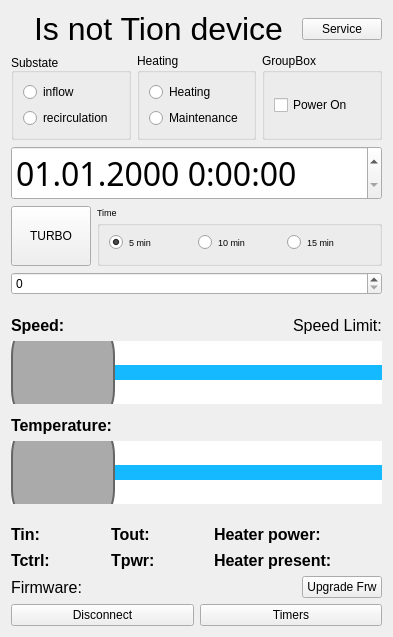
<?xml version="1.0" encoding="UTF-8"?>
<ui version="4.0">
 <class>br4s_mainwindow</class>
 <widget class="QWidget" name="br4s_mainwindow">
  <property name="enabled">
   <bool>true</bool>
  </property>
  <property name="geometry">
   <rect>
    <x>0</x>
    <y>0</y>
    <width>393</width>
    <height>637</height>
   </rect>
  </property>
  <property name="sizePolicy">
   <sizepolicy hsizetype="Expanding" vsizetype="Preferred">
    <horstretch>0</horstretch>
    <verstretch>0</verstretch>
   </sizepolicy>
  </property>
  <property name="minimumSize">
   <size>
    <width>393</width>
    <height>566</height>
   </size>
  </property>
  <property name="maximumSize">
   <size>
    <width>65535</width>
    <height>65535</height>
   </size>
  </property>
  <property name="windowTitle">
   <string>Form</string>
  </property>
  <property name="autoFillBackground">
   <bool>false</bool>
  </property>
  <layout class="QVBoxLayout" name="verticalLayout_5">
   <item>
    <layout class="QHBoxLayout" name="horizontalLayout" stretch="2,1,1,1">
     <item>
      <spacer name="horizontalSpacer">
       <property name="orientation">
        <enum>Qt::Horizontal</enum>
       </property>
       <property name="sizeHint" stdset="0">
        <size>
         <width>128</width>
         <height>20</height>
        </size>
       </property>
      </spacer>
     </item>
     <item>
      <widget class="QLabel" name="status">
       <property name="font">
        <font>
         <pointsize>24</pointsize>
        </font>
       </property>
       <property name="text">
        <string>Is not Tion device</string>
       </property>
      </widget>
     </item>
     <item>
      <spacer name="horizontalSpacer_2">
       <property name="orientation">
        <enum>Qt::Horizontal</enum>
       </property>
       <property name="sizeHint" stdset="0">
        <size>
         <width>17</width>
         <height>20</height>
        </size>
       </property>
      </spacer>
     </item>
     <item>
      <widget class="QPushButton" name="br4s_optButton">
       <property name="text">
        <string>Service</string>
       </property>
      </widget>
     </item>
    </layout>
   </item>
   <item>
    <layout class="QHBoxLayout" name="horizontalLayout_3">
     <item>
      <widget class="QGroupBox" name="SubstateBox">
       <property name="sizePolicy">
        <sizepolicy hsizetype="Preferred" vsizetype="Preferred">
         <horstretch>0</horstretch>
         <verstretch>0</verstretch>
        </sizepolicy>
       </property>
       <property name="title">
        <string>Substate</string>
       </property>
       <property name="alignment">
        <set>Qt::AlignBottom|Qt::AlignLeading|Qt::AlignLeft</set>
       </property>
       <property name="flat">
        <bool>false</bool>
       </property>
       <property name="checkable">
        <bool>false</bool>
       </property>
       <layout class="QVBoxLayout" name="verticalLayout">
        <item>
         <widget class="QRadioButton" name="inflow">
          <property name="sizePolicy">
           <sizepolicy hsizetype="Preferred" vsizetype="Preferred">
            <horstretch>0</horstretch>
            <verstretch>0</verstretch>
           </sizepolicy>
          </property>
          <property name="text">
           <string>inflow</string>
          </property>
          <property name="checked">
           <bool>false</bool>
          </property>
          <property name="autoExclusive">
           <bool>true</bool>
          </property>
         </widget>
        </item>
        <item>
         <widget class="QRadioButton" name="recirculation">
          <property name="text">
           <string>recirculation</string>
          </property>
          <property name="autoExclusive">
           <bool>true</bool>
          </property>
         </widget>
        </item>
       </layout>
      </widget>
     </item>
     <item>
      <widget class="QGroupBox" name="HeaterBox">
       <property name="title">
        <string>Heating</string>
       </property>
       <layout class="QVBoxLayout" name="verticalLayout_2">
        <item>
         <widget class="QRadioButton" name="heating">
          <property name="sizePolicy">
           <sizepolicy hsizetype="Preferred" vsizetype="Preferred">
            <horstretch>0</horstretch>
            <verstretch>0</verstretch>
           </sizepolicy>
          </property>
          <property name="text">
           <string>Heating</string>
          </property>
          <property name="checked">
           <bool>false</bool>
          </property>
          <property name="autoExclusive">
           <bool>true</bool>
          </property>
         </widget>
        </item>
        <item>
         <widget class="QRadioButton" name="maintenance">
          <property name="sizePolicy">
           <sizepolicy hsizetype="Preferred" vsizetype="Preferred">
            <horstretch>0</horstretch>
            <verstretch>0</verstretch>
           </sizepolicy>
          </property>
          <property name="text">
           <string>Maintenance</string>
          </property>
          <property name="autoExclusive">
           <bool>true</bool>
          </property>
         </widget>
        </item>
       </layout>
      </widget>
     </item>
     <item>
      <widget class="QGroupBox" name="groupBox">
       <property name="title">
        <string>GroupBox</string>
       </property>
       <layout class="QVBoxLayout" name="verticalLayout_3">
        <item>
         <widget class="QCheckBox" name="PowerCheckBox">
          <property name="sizePolicy">
           <sizepolicy hsizetype="Preferred" vsizetype="Preferred">
            <horstretch>0</horstretch>
            <verstretch>0</verstretch>
           </sizepolicy>
          </property>
          <property name="text">
           <string>Power On</string>
          </property>
         </widget>
        </item>
       </layout>
      </widget>
     </item>
    </layout>
   </item>
   <item>
    <widget class="QDateTimeEdit" name="dateTimeEdit">
     <property name="font">
      <font>
       <family>Microsoft Himalaya</family>
       <pointsize>24</pointsize>
       <weight>50</weight>
       <bold>false</bold>
      </font>
     </property>
     <property name="displayFormat">
      <string notr="true">dd.MM.yyyy H:mm:ss</string>
     </property>
    </widget>
   </item>
   <item>
    <layout class="QVBoxLayout" name="verticalLayout_4">
     <item>
      <layout class="QHBoxLayout" name="horizontalLayout_5">
       <item>
        <widget class="QPushButton" name="turbo_btn">
         <property name="sizePolicy">
          <sizepolicy hsizetype="Fixed" vsizetype="Fixed">
           <horstretch>0</horstretch>
           <verstretch>0</verstretch>
          </sizepolicy>
         </property>
         <property name="minimumSize">
          <size>
           <width>60</width>
           <height>60</height>
          </size>
         </property>
         <property name="layoutDirection">
          <enum>Qt::LeftToRight</enum>
         </property>
         <property name="text">
          <string>TURBO</string>
         </property>
        </widget>
       </item>
       <item>
        <widget class="QGroupBox" name="turboBox">
         <property name="sizePolicy">
          <sizepolicy hsizetype="Preferred" vsizetype="Preferred">
           <horstretch>0</horstretch>
           <verstretch>0</verstretch>
          </sizepolicy>
         </property>
         <property name="font">
          <font>
           <pointsize>7</pointsize>
          </font>
         </property>
         <property name="title">
          <string>Time</string>
         </property>
         <property name="alignment">
          <set>Qt::AlignLeading|Qt::AlignLeft|Qt::AlignTop</set>
         </property>
         <property name="checkable">
          <bool>false</bool>
         </property>
         <layout class="QGridLayout" name="gridLayout_2">
          <item row="0" column="2">
           <widget class="QRadioButton" name="rdbtn_15_min">
            <property name="text">
             <string>15 min</string>
            </property>
           </widget>
          </item>
          <item row="0" column="1">
           <widget class="QRadioButton" name="rdbtn_10_min">
            <property name="text">
             <string>10 min</string>
            </property>
           </widget>
          </item>
          <item row="0" column="0">
           <widget class="QRadioButton" name="rdbtn_5_min">
            <property name="text">
             <string>5 min</string>
            </property>
            <property name="checked">
             <bool>true</bool>
            </property>
           </widget>
          </item>
         </layout>
        </widget>
       </item>
      </layout>
     </item>
     <item>
      <widget class="QSpinBox" name="TurboTimeSpinBox">
       <property name="maximum">
        <number>86400</number>
       </property>
      </widget>
     </item>
    </layout>
   </item>
   <item>
    <spacer name="verticalSpacer">
     <property name="orientation">
      <enum>Qt::Vertical</enum>
     </property>
     <property name="sizeType">
      <enum>QSizePolicy::Preferred</enum>
     </property>
     <property name="sizeHint" stdset="0">
      <size>
       <width>20</width>
       <height>14</height>
      </size>
     </property>
    </spacer>
   </item>
   <item>
    <layout class="QHBoxLayout" name="horizontalLayout_6">
     <item>
      <widget class="QLabel" name="speedLabel">
       <property name="font">
        <font>
         <pointsize>12</pointsize>
         <weight>75</weight>
         <bold>true</bold>
        </font>
       </property>
       <property name="text">
        <string>Speed:</string>
       </property>
      </widget>
     </item>
     <item>
      <spacer name="horizontalSpacer_7">
       <property name="orientation">
        <enum>Qt::Horizontal</enum>
       </property>
       <property name="sizeHint" stdset="0">
        <size>
         <width>418</width>
         <height>20</height>
        </size>
       </property>
      </spacer>
     </item>
     <item>
      <widget class="QLabel" name="speedLimitLabel">
       <property name="font">
        <font>
         <pointsize>12</pointsize>
        </font>
       </property>
       <property name="text">
        <string>Speed Limit:</string>
       </property>
      </widget>
     </item>
    </layout>
   </item>
   <item>
    <widget class="QSlider" name="speed_slider">
     <property name="sizePolicy">
      <sizepolicy hsizetype="Expanding" vsizetype="Expanding">
       <horstretch>0</horstretch>
       <verstretch>0</verstretch>
      </sizepolicy>
     </property>
     <property name="tabletTracking">
      <bool>true</bool>
     </property>
     <property name="styleSheet">
      <string notr="true">.QSlider {
    min-height: 50px;
    max-height: 300px;
    background: #ffffff;
}

QSlider::groove:horizontal { 
	background-color: #15b9ff;
	border: 0px solid #424242; 
	height: 15px; 
	border-radius: 15px;
}

QSlider::handle:horizontal { 
	background-color: #aaaaaa; 
	border: 2px solid #666666; 
	width: 100px; 
	height: 150px; 
	line-height: 10px; 
	margin-top: -60px; 
	margin-bottom: -60px; 
	border-radius: 50px; 
}

QSlider::handle:horizontal:hover { 
	border-radius: 10px;
}</string>
     </property>
     <property name="minimum">
      <number>1</number>
     </property>
     <property name="maximum">
      <number>6</number>
     </property>
     <property name="pageStep">
      <number>1</number>
     </property>
     <property name="value">
      <number>1</number>
     </property>
     <property name="tracking">
      <bool>true</bool>
     </property>
     <property name="orientation">
      <enum>Qt::Horizontal</enum>
     </property>
    </widget>
   </item>
   <item>
    <spacer name="verticalSpacer_4">
     <property name="orientation">
      <enum>Qt::Vertical</enum>
     </property>
     <property name="sizeType">
      <enum>QSizePolicy::Preferred</enum>
     </property>
     <property name="sizeHint" stdset="0">
      <size>
       <width>20</width>
       <height>5</height>
      </size>
     </property>
    </spacer>
   </item>
   <item>
    <layout class="QHBoxLayout" name="horizontalLayout_4">
     <item>
      <widget class="QLabel" name="temperatureLabel">
       <property name="font">
        <font>
         <pointsize>12</pointsize>
         <weight>75</weight>
         <bold>true</bold>
        </font>
       </property>
       <property name="text">
        <string>Temperature:</string>
       </property>
      </widget>
     </item>
     <item>
      <spacer name="horizontalSpacer_6">
       <property name="orientation">
        <enum>Qt::Horizontal</enum>
       </property>
       <property name="sizeHint" stdset="0">
        <size>
         <width>408</width>
         <height>20</height>
        </size>
       </property>
      </spacer>
     </item>
    </layout>
   </item>
   <item>
    <widget class="QSlider" name="temp_slider">
     <property name="sizePolicy">
      <sizepolicy hsizetype="Expanding" vsizetype="Expanding">
       <horstretch>0</horstretch>
       <verstretch>0</verstretch>
      </sizepolicy>
     </property>
     <property name="styleSheet">
      <string notr="true">.QSlider {
    min-height: 50px;
    max-height: 300px;
    background: #ffffff;
}

QSlider::groove:horizontal { 
	background-color: #15b9ff;
	border: 0px solid #424242; 
	height: 15px; 
	border-radius: 15px;
}

QSlider::handle:horizontal { 
	background-color: #aaaaaa; 
	border: 2px solid #666666; 
	width: 100px; 
	height: 250px; 
	line-height: 10px; 
	margin-top: -60px; 
	margin-bottom: -60px; 
	border-radius: 50px; 
}

QSlider::handle:horizontal:hover { 
	border-radius: 10px;
}</string>
     </property>
     <property name="maximum">
      <number>25</number>
     </property>
     <property name="pageStep">
      <number>1</number>
     </property>
     <property name="value">
      <number>0</number>
     </property>
     <property name="tracking">
      <bool>true</bool>
     </property>
     <property name="orientation">
      <enum>Qt::Horizontal</enum>
     </property>
    </widget>
   </item>
   <item>
    <spacer name="verticalSpacer_2">
     <property name="orientation">
      <enum>Qt::Vertical</enum>
     </property>
     <property name="sizeType">
      <enum>QSizePolicy::Preferred</enum>
     </property>
     <property name="sizeHint" stdset="0">
      <size>
       <width>20</width>
       <height>14</height>
      </size>
     </property>
    </spacer>
   </item>
   <item>
    <layout class="QGridLayout" name="gridLayout">
     <item row="0" column="0">
      <widget class="QLabel" name="tin">
       <property name="font">
        <font>
         <pointsize>12</pointsize>
         <weight>75</weight>
         <bold>true</bold>
        </font>
       </property>
       <property name="text">
        <string>Tin: </string>
       </property>
      </widget>
     </item>
     <item row="0" column="1">
      <spacer name="horizontalSpacer_9">
       <property name="orientation">
        <enum>Qt::Horizontal</enum>
       </property>
       <property name="sizeHint" stdset="0">
        <size>
         <width>40</width>
         <height>20</height>
        </size>
       </property>
      </spacer>
     </item>
     <item row="0" column="2">
      <widget class="QLabel" name="tout">
       <property name="font">
        <font>
         <pointsize>12</pointsize>
         <weight>75</weight>
         <bold>true</bold>
        </font>
       </property>
       <property name="text">
        <string>Tout: </string>
       </property>
      </widget>
     </item>
     <item row="0" column="3">
      <spacer name="horizontalSpacer_10">
       <property name="orientation">
        <enum>Qt::Horizontal</enum>
       </property>
       <property name="sizeHint" stdset="0">
        <size>
         <width>40</width>
         <height>20</height>
        </size>
       </property>
      </spacer>
     </item>
     <item row="0" column="4">
      <widget class="QLabel" name="heat_pwr">
       <property name="font">
        <font>
         <pointsize>12</pointsize>
         <weight>75</weight>
         <bold>true</bold>
        </font>
       </property>
       <property name="text">
        <string>Heater power: </string>
       </property>
      </widget>
     </item>
     <item row="0" column="5">
      <spacer name="horizontalSpacer_13">
       <property name="orientation">
        <enum>Qt::Horizontal</enum>
       </property>
       <property name="sizeHint" stdset="0">
        <size>
         <width>40</width>
         <height>20</height>
        </size>
       </property>
      </spacer>
     </item>
     <item row="1" column="0">
      <widget class="QLabel" name="tctrl">
       <property name="font">
        <font>
         <pointsize>12</pointsize>
         <weight>75</weight>
         <bold>true</bold>
        </font>
       </property>
       <property name="text">
        <string>Tctrl: </string>
       </property>
      </widget>
     </item>
     <item row="1" column="1">
      <spacer name="horizontalSpacer_11">
       <property name="orientation">
        <enum>Qt::Horizontal</enum>
       </property>
       <property name="sizeHint" stdset="0">
        <size>
         <width>40</width>
         <height>20</height>
        </size>
       </property>
      </spacer>
     </item>
     <item row="1" column="2">
      <widget class="QLabel" name="tpwr">
       <property name="font">
        <font>
         <pointsize>12</pointsize>
         <weight>75</weight>
         <bold>true</bold>
        </font>
       </property>
       <property name="text">
        <string>Tpwr: </string>
       </property>
      </widget>
     </item>
     <item row="1" column="3">
      <spacer name="horizontalSpacer_12">
       <property name="orientation">
        <enum>Qt::Horizontal</enum>
       </property>
       <property name="sizeHint" stdset="0">
        <size>
         <width>40</width>
         <height>20</height>
        </size>
       </property>
      </spacer>
     </item>
     <item row="1" column="5">
      <spacer name="horizontalSpacer_3">
       <property name="orientation">
        <enum>Qt::Horizontal</enum>
       </property>
       <property name="sizeHint" stdset="0">
        <size>
         <width>40</width>
         <height>20</height>
        </size>
       </property>
      </spacer>
     </item>
     <item row="1" column="4">
      <widget class="QLabel" name="heat_pres">
       <property name="font">
        <font>
         <pointsize>12</pointsize>
         <weight>75</weight>
         <bold>true</bold>
        </font>
       </property>
       <property name="text">
        <string>Heater present:</string>
       </property>
      </widget>
     </item>
    </layout>
   </item>
   <item>
    <spacer name="verticalSpacer_5">
     <property name="orientation">
      <enum>Qt::Vertical</enum>
     </property>
     <property name="sizeType">
      <enum>QSizePolicy::Minimum</enum>
     </property>
     <property name="sizeHint" stdset="0">
      <size>
       <width>20</width>
       <height>0</height>
      </size>
     </property>
    </spacer>
   </item>
   <item>
    <layout class="QHBoxLayout" name="horizontalLayout_8">
     <item>
      <widget class="QLabel" name="firmLabel">
       <property name="font">
        <font>
         <pointsize>12</pointsize>
        </font>
       </property>
       <property name="text">
        <string>Firmware: </string>
       </property>
      </widget>
     </item>
     <item>
      <spacer name="horizontalSpacer_14">
       <property name="orientation">
        <enum>Qt::Horizontal</enum>
       </property>
       <property name="sizeHint" stdset="0">
        <size>
         <width>228</width>
         <height>20</height>
        </size>
       </property>
      </spacer>
     </item>
     <item>
      <widget class="QPushButton" name="updButton">
       <property name="text">
        <string>Upgrade Frw</string>
       </property>
      </widget>
     </item>
    </layout>
   </item>
   <item>
    <layout class="QHBoxLayout" name="horizontalLayout_2">
     <item>
      <widget class="QPushButton" name="DiscButton">
       <property name="text">
        <string>Disconnect</string>
       </property>
      </widget>
     </item>
     <item>
      <widget class="QPushButton" name="TimButton">
       <property name="text">
        <string>Timers</string>
       </property>
      </widget>
     </item>
    </layout>
   </item>
  </layout>
 </widget>
 <resources/>
 <connections/>
</ui>
